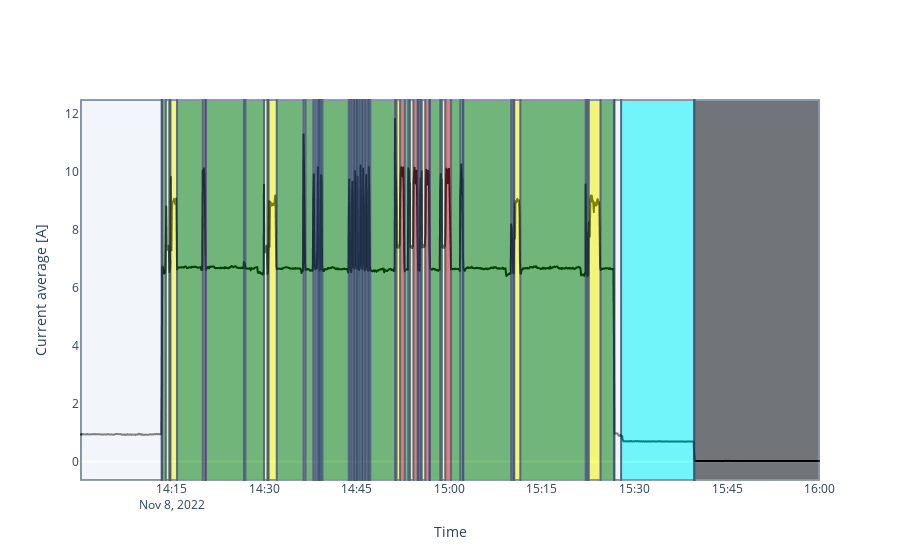

Notebook code for this chart:
### Code cell
new_df = relevant_data.loc['2022-11-08 14:00:00':'2022-11-08 16:00:00']
new_df['colors'] = new_df['states'].map({0:'Extra', 1: 'Moving', 2: 'On', 3: 'Off', 4:'Mode-2', 5:'Mode-1'})
color_map = {"Off": "black", "Extra": "cyan", "On": "white", "Mode-1" : "red", "Mode-2": "yellow", "Moving": "green"}

import plotly.express as px
import plotly.graph_objects as go

fig1 = px.line(new_df, x = 'Date', y = 'current')
fig1.update_traces(line=dict(color = 'black'))
fig2 = px.scatter(new_df, x = 'Date', y = 'current', color='colors')
fig2.update_traces(marker=dict(size=4))
fig3 = go.Figure(data=fig1.data).update_layout(xaxis_title="Time", yaxis_title="Current average [A]")

#start background
start_mode = str(new_df.iloc[0]["colors"])
start_date = str(new_df.iloc[0]["Date"])

for index, row in new_df.iterrows():
    current_mode = row["colors"]
    if current_mode != start_mode:
        fig3.add_vrect(x0=start_date, x1=str(row["Date"]), fillcolor=color_map[start_mode], opacity=0.5)
        start_mode = row["colors"]
        start_date = str(row["Date"])

fig3.add_vrect(x0=start_date, x1=str(new_df.iloc[-1]["Date"]), fillcolor=color_map[start_mode], opacity=0.5)
fig3.update_layout(xaxis=dict(showgrid=False), yaxis=dict(showgrid=False))
#end background

fig3.show()

### Figure 1 — Plotly figure (JSON) as saved in the notebook; plotly's stock layout.template omitted (floating-point values rounded to 4 significant figures; data arrays with more than 128 entries replaced by an {"elided": "..."} marker saying what was removed)
{"data": [{"hovertemplate": "Date=%{x}<br>current=%{y}<extra></extra>", "legendgroup": "", "line": {"color": "black", "dash": "solid"}, "marker": {"symbol": "circle"}, "mode": "lines", "name": "", "showlegend": false, "type": "scattergl", "x": {"elided": "1434 str values"}, "xaxis": "x", "y": {"elided": "1434 float values"}, "yaxis": "y"}], "layout": {"shapes": [{"fillcolor": "white", "opacity": 0.5, "type": "rect", "x0": "2022-11-08 14:00:15", "x1": "2022-11-08 14:13:20", "xref": "x", "y0": 0, "y1": 1, "yref": "y domain"}, {"fillcolor": "yellow", "opacity": 0.5, "type": "rect", "x0": "2022-11-08 14:13:20", "x1": "2022-11-08 14:13:25", "xref": "x", "y0": 0, "y1": 1, "yref": "y domain"}, {"fillcolor": "green", "opacity": 0.5, "type": "rect", "x0": "2022-11-08 14:13:25", "x1": "2022-11-08 14:14:00", "xref": "x", "y0": 0, "y1": 1, "yref": "y domain"}, {"fillcolor": "yellow", "opacity": 0.5, "type": "rect", "x0": "2022-11-08 14:14:00", "x1": "2022-11-08 14:14:35", "xref": "x", "y0": 0, "y1": 1, "yref": "y domain"}, {"fillcolor": "green", "opacity": 0.5, "type": "rect", "x0": "2022-11-08 14:14:35", "x1": "2022-11-08 14:14:45", "xref": "x", "y0": 0, "y1": 1, "yref": "y domain"}, {"fillcolor": "yellow", "opacity": 0.5, "type": "rect", "x0": "2022-11-08 14:14:45", "x1": "2022-11-08 14:15:50", "xref": "x", "y0": 0, "y1": 1, "yref": "y domain"}, {"fillcolor": "green", "opacity": 0.5, "type": "rect", "x0": "2022-11-08 14:15:50", "x1": "2022-11-08 14:20:00", "xref": "x", "y0": 0, "y1": 1, "yref": "y domain"}, {"fillcolor": "red", "opacity": 0.5, "type": "rect", "x0": "2022-11-08 14:20:00", "x1": "2022-11-08 14:20:25", "xref": "x", "y0": 0, "y1": 1, "yref": "y domain"}, {"fillcolor": "yellow", "opacity": 0.5, "type": "rect", "x0": "2022-11-08 14:20:25", "x1": "2022-11-08 14:20:30", "xref": "x", "y0": 0, "y1": 1, "yref": "y domain"}, {"fillcolor": "green", "opacity": 0.5, "type": "rect", "x0": "2022-11-08 14:20:30", "x1": "2022-11-08 14:26:40", "xref": "x", "y0": 0, "y1": 1, "yref": "y domain"}, {"fillcolor": "yellow", "opacity": 0.5, "type": "rect", "x0": "2022-11-08 14:26:40", "x1": "2022-11-08 14:26:55", "xref": "x", "y0": 0, "y1": 1, "yref": "y domain"}, {"fillcolor": "green", "opacity": 0.5, "type": "rect", "x0": "2022-11-08 14:26:55", "x1": "2022-11-08 14:29:55", "xref": "x", "y0": 0, "y1": 1, "yref": "y domain"}, {"fillcolor": "yellow", "opacity": 0.5, "type": "rect", "x0": "2022-11-08 14:29:55", "x1": "2022-11-08 14:30:30", "xref": "x", "y0": 0, "y1": 1, "yref": "y domain"}, {"fillcolor": "green", "opacity": 0.5, "type": "rect", "x0": "2022-11-08 14:30:30", "x1": "2022-11-08 14:30:40", "xref": "x", "y0": 0, "y1": 1, "yref": "y domain"}, {"fillcolor": "yellow", "opacity": 0.5, "type": "rect", "x0": "2022-11-08 14:30:40", "x1": "2022-11-08 14:32:00", "xref": "x", "y0": 0, "y1": 1, "yref": "y domain"}, {"fillcolor": "green", "opacity": 0.5, "type": "rect", "x0": "2022-11-08 14:32:00", "x1": "2022-11-08 14:36:20", "xref": "x", "y0": 0, "y1": 1, "yref": "y domain"}, {"fillcolor": "red", "opacity": 0.5, "type": "rect", "x0": "2022-11-08 14:36:20", "x1": "2022-11-08 14:36:40", "xref": "x", "y0": 0, "y1": 1, "yref": "y domain"}, {"fillcolor": "green", "opacity": 0.5, "type": "rect", "x0": "2022-11-08 14:36:40", "x1": "2022-11-08 14:37:55", "xref": "x", "y0": 0, "y1": 1, "yref": "y domain"}, {"fillcolor": "red", "opacity": 0.5, "type": "rect", "x0": "2022-11-08 14:37:55", "x1": "2022-11-08 14:38:15", "xref": "x", "y0": 0, "y1": 1, "yref": "y domain"}, {"fillcolor": "green", "opacity": 0.5, "type": "rect", "x0": "2022-11-08 14:38:15", "x1": "2022-11-08 14:38:35", "xref": "x", "y0": 0, "y1": 1, "yref": "y domain"}, {"fillcolor": "red", "opacity": 0.5, "type": "rect", "x0": "2022-11-08 14:38:35", "x1": "2022-11-08 14:38:50", "xref": "x", "y0": 0, "y1": 1, "yref": "y domain"}, {"fillcolor": "yellow", "opacity": 0.5, "type": "rect", "x0": "2022-11-08 14:38:50", "x1": "2022-11-08 14:38:55", "xref": "x", "y0": 0, "y1": 1, "yref": "y domain"}, {"fillcolor": "green", "opacity": 0.5, "type": "rect", "x0": "2022-11-08 14:38:55", "x1": "2022-11-08 14:39:10", "xref": "x", "y0": 0, "y1": 1, "yref": "y domain"}, {"fillcolor": "red", "opacity": 0.5, "type": "rect", "x0": "2022-11-08 14:39:10", "x1": "2022-11-08 14:39:25", "xref": "x", "y0": 0, "y1": 1, "yref": "y domain"}, {"fillcolor": "green", "opacity": 0.5, "type": "rect", "x0": "2022-11-08 14:39:25", "x1": "2022-11-08 14:43:40", "xref": "x", "y0": 0, "y1": 1, "yref": "y domain"}, {"fillcolor": "red", "opacity": 0.5, "type": "rect", "x0": "2022-11-08 14:43:40", "x1": "2022-11-08 14:43:55", "xref": "x", "y0": 0, "y1": 1, "yref": "y domain"}, {"fillcolor": "green", "opacity": 0.5, "type": "rect", "x0": "2022-11-08 14:43:55", "x1": "2022-11-08 14:44:10", "xref": "x", "y0": 0, "y1": 1, "yref": "y domain"}, {"fillcolor": "red", "opacity": 0.5, "type": "rect", "x0": "2022-11-08 14:44:10", "x1": "2022-11-08 14:44:30", "xref": "x", "y0": 0, "y1": 1, "yref": "y domain"}, {"fillcolor": "green", "opacity": 0.5, "type": "rect", "x0": "2022-11-08 14:44:30", "x1": "2022-11-08 14:44:35", "xref": "x", "y0": 0, "y1": 1, "yref": "y domain"}, {"fillcolor": "red", "opacity": 0.5, "type": "rect", "x0": "2022-11-08 14:44:35", "x1": "2022-11-08 14:44:55", "xref": "x", "y0": 0, "y1": 1, "yref": "y domain"}, {"fillcolor": "green", "opacity": 0.5, "type": "rect", "x0": "2022-11-08 14:44:55", "x1": "2022-11-08 14:45:00", "xref": "x", "y0": 0, "y1": 1, "yref": "y domain"}, {"fillcolor": "red", "opacity": 0.5, "type": "rect", "x0": "2022-11-08 14:45:00", "x1": "2022-11-08 14:45:15", "xref": "x", "y0": 0, "y1": 1, "yref": "y domain"}, {"fillcolor": "green", "opacity": 0.5, "type": "rect", "x0": "2022-11-08 14:45:15", "x1": "2022-11-08 14:45:30", "xref": "x", "y0": 0, "y1": 1, "yref": "y domain"}, {"fillcolor": "red", "opacity": 0.5, "type": "rect", "x0": "2022-11-08 14:45:30", "x1": "2022-11-08 14:45:50", "xref": "x", "y0": 0, "y1": 1, "yref": "y domain"}, {"fillcolor": "green", "opacity": 0.5, "type": "rect", "x0": "2022-11-08 14:45:50", "x1": "2022-11-08 14:45:55", "xref": "x", "y0": 0, "y1": 1, "yref": "y domain"}, {"fillcolor": "red", "opacity": 0.5, "type": "rect", "x0": "2022-11-08 14:45:55", "x1": "2022-11-08 14:46:15", "xref": "x", "y0": 0, "y1": 1, "yref": "y domain"}, {"fillcolor": "green", "opacity": 0.5, "type": "rect", "x0": "2022-11-08 14:46:15", "x1": "2022-11-08 14:46:25", "xref": "x", "y0": 0, "y1": 1, "yref": "y domain"}, {"fillcolor": "red", "opacity": 0.5, "type": "rect", "x0": "2022-11-08 14:46:25", "x1": "2022-11-08 14:46:45", "xref": "x", "y0": 0, "y1": 1, "yref": "y domain"}, {"fillcolor": "green", "opacity": 0.5, "type": "rect", "x0": "2022-11-08 14:46:45", "x1": "2022-11-08 14:46:55", "xref": "x", "y0": 0, "y1": 1, "yref": "y domain"}, {"fillcolor": "red", "opacity": 0.5, "type": "rect", "x0": "2022-11-08 14:46:55", "x1": "2022-11-08 14:47:10", "xref": "x", "y0": 0, "y1": 1, "yref": "y domain"}, {"fillcolor": "green", "opacity": 0.5, "type": "rect", "x0": "2022-11-08 14:47:10", "x1": "2022-11-08 14:51:10", "xref": "x", "y0": 0, "y1": 1, "yref": "y domain"}, {"fillcolor": "red", "opacity": 0.5, "type": "rect", "x0": "2022-11-08 14:51:10", "x1": "2022-11-08 14:51:25", "xref": "x", "y0": 0, "y1": 1, "yref": "y domain"}, {"fillcolor": "yellow", "opacity": 0.5, "type": "rect", "x0": "2022-11-08 14:51:25", "x1": "2022-11-08 14:52:00", "xref": "x", "y0": 0, "y1": 1, "yref": "y domain"}, {"fillcolor": "red", "opacity": 0.5, "type": "rect", "x0": "2022-11-08 14:52:00", "x1": "2022-11-08 14:52:45", "xref": "x", "y0": 0, "y1": 1, "yref": "y domain"}, {"fillcolor": "green", "opacity": 0.5, "type": "rect", "x0": "2022-11-08 14:52:45", "x1": "2022-11-08 14:53:20", "xref": "x", "y0": 0, "y1": 1, "yref": "y domain"}, {"fillcolor": "red", "opacity": 0.5, "type": "rect", "x0": "2022-11-08 14:53:20", "x1": "2022-11-08 14:53:35", "xref": "x", "y0": 0, "y1": 1, "yref": "y domain"}, {"fillcolor": "yellow", "opacity": 0.5, "type": "rect", "x0": "2022-11-08 14:53:35", "x1": "2022-11-08 14:54:10", "xref": "x", "y0": 0, "y1": 1, "yref": "y domain"}, {"fillcolor": "red", "opacity": 0.5, "type": "rect", "x0": "2022-11-08 14:54:10", "x1": "2022-11-08 14:54:50", "xref": "x", "y0": 0, "y1": 1, "yref": "y domain"}, {"fillcolor": "yellow", "opacity": 0.5, "type": "rect", "x0": "2022-11-08 14:54:50", "x1": "2022-11-08 14:54:55", "xref": "x", "y0": 0, "y1": 1, "yref": "y domain"}, {"fillcolor": "green", "opacity": 0.5, "type": "rect", "x0": "2022-11-08 14:54:55", "x1": "2022-11-08 14:55:15", "xref": "x", "y0": 0, "y1": 1, "yref": "y domain"}, {"fillcolor": "red", "opacity": 0.5, "type": "rect", "x0": "2022-11-08 14:55:15", "x1": "2022-11-08 14:55:30", "xref": "x", "y0": 0, "y1": 1, "yref": "y domain"}, {"fillcolor": "yellow", "opacity": 0.5, "type": "rect", "x0": "2022-11-08 14:55:30", "x1": "2022-11-08 14:56:05", "xref": "x", "y0": 0, "y1": 1, "yref": "y domain"}, {"fillcolor": "red", "opacity": 0.5, "type": "rect", "x0": "2022-11-08 14:56:05", "x1": "2022-11-08 14:56:45", "xref": "x", "y0": 0, "y1": 1, "yref": "y domain"}, {"fillcolor": "yellow", "opacity": 0.5, "type": "rect", "x0": "2022-11-08 14:56:45", "x1": "2022-11-08 14:56:50", "xref": "x", "y0": 0, "y1": 1, "yref": "y domain"}, {"fillcolor": "green", "opacity": 0.5, "type": "rect", "x0": "2022-11-08 14:56:50", "x1": "2022-11-08 14:58:30", "xref": "x", "y0": 0, "y1": 1, "yref": "y domain"}, {"fillcolor": "red", "opacity": 0.5, "type": "rect", "x0": "2022-11-08 14:58:30", "x1": "2022-11-08 14:58:45", "xref": "x", "y0": 0, "y1": 1, "yref": "y domain"}, {"fillcolor": "yellow", "opacity": 0.5, "type": "rect", "x0": "2022-11-08 14:58:45", "x1": "2022-11-08 14:59:20", "xref": "x", "y0": 0, "y1": 1, "yref": "y domain"}, {"fillcolor": "red", "opacity": 0.5, "type": "rect", "x0": "2022-11-08 14:59:20", "x1": "2022-11-08 15:00:15", "xref": "x", "y0": 0, "y1": 1, "yref": "y domain"}, {"fillcolor": "green", "opacity": 0.5, "type": "rect", "x0": "2022-11-08 15:00:15", "x1": "2022-11-08 15:01:45", "xref": "x", "y0": 0, "y1": 1, "yref": "y domain"}, {"fillcolor": "red", "opacity": 0.5, "type": "rect", "x0": "2022-11-08 15:01:45", "x1": "2022-11-08 15:02:10", "xref": "x", "y0": 0, "y1": 1, "yref": "y domain"}, {"fillcolor": "yellow", "opacity": 0.5, "type": "rect", "x0": "2022-11-08 15:02:10", "x1": "2022-11-08 15:02:15", "xref": "x", "y0": 0, "y1": 1, "yref": "y domain"}, {"fillcolor": "green", "opacity": 0.5, "type": "rect", "x0": "2022-11-08 15:02:15", "x1": "2022-11-08 15:10:00", "xref": "x", "y0": 0, "y1": 1, "yref": "y domain"}, {"fillcolor": "yellow", "opacity": 0.5, "type": "rect", "x0": "2022-11-08 15:10:00", "x1": "2022-11-08 15:10:20", "xref": "x", "y0": 0, "y1": 1, "yref": "y domain"}, {"fillcolor": "green", "opacity": 0.5, "type": "rect", "x0": "2022-11-08 15:10:20", "x1": "2022-11-08 15:10:30", "xref": "x", "y0": 0, "y1": 1, "yref": "y domain"}, {"fillcolor": "yellow", "opacity": 0.5, "type": "rect", "x0": "2022-11-08 15:10:30", "x1": "2022-11-08 15:11:30", "xref": "x", "y0": 0, "y1": 1, "yref": "y domain"}, {"fillcolor": "green", "opacity": 0.5, "type": "rect", "x0": "2022-11-08 15:11:30", "x1": "2022-11-08 15:22:05", "xref": "x", "y0": 0, "y1": 1, "yref": "y domain"}, {"fillcolor": "yellow", "opacity": 0.5, "type": "rect", "x0": "2022-11-08 15:22:05", "x1": "2022-11-08 15:22:20", "xref": "x", "y0": 0, "y1": 1, "yref": "y domain"}, {"fillcolor": "green", "opacity": 0.5, "type": "rect", "x0": "2022-11-08 15:22:20", "x1": "2022-11-08 15:22:35", "xref": "x", "y0": 0, "y1": 1, "yref": "y domain"}, {"fillcolor": "yellow", "opacity": 0.5, "type": "rect", "x0": "2022-11-08 15:22:35", "x1": "2022-11-08 15:24:30", "xref": "x", "y0": 0, "y1": 1, "yref": "y domain"}, {"fillcolor": "green", "opacity": 0.5, "type": "rect", "x0": "2022-11-08 15:24:30", "x1": "2022-11-08 15:26:40", "xref": "x", "y0": 0, "y1": 1, "yref": "y domain"}, {"fillcolor": "red", "opacity": 0.5, "type": "rect", "x0": "2022-11-08 15:26:40", "x1": "2022-11-08 15:26:45", "xref": "x", "y0": 0, "y1": 1, "yref": "y domain"}, {"fillcolor": "white", "opacity": 0.5, "type": "rect", "x0": "2022-11-08 15:26:45", "x1": "2022-11-08 15:27:50", "xref": "x", "y0": 0, "y1": 1, "yref": "y domain"}, {"fillcolor": "cyan", "opacity": 0.5, "type": "rect", "x0": "2022-11-08 15:27:50", "x1": "2022-11-08 15:39:40", "xref": "x", "y0": 0, "y1": 1, "yref": "y domain"}, {"fillcolor": "red", "opacity": 0.5, "type": "rect", "x0": "2022-11-08 15:39:40", "x1": "2022-11-08 15:39:45", "xref": "x", "y0": 0, "y1": 1, "yref": "y domain"}, {"fillcolor": "black", "opacity": 0.5, "type": "rect", "x0": "2022-11-08 15:39:45", "x1": "2022-11-08 15:59:55", "xref": "x", "y0": 0, "y1": 1, "yref": "y domain"}], "xaxis": {"showgrid": false, "title": {"text": "Time"}}, "yaxis": {"showgrid": false, "title": {"text": "Current average [A]"}}}}
